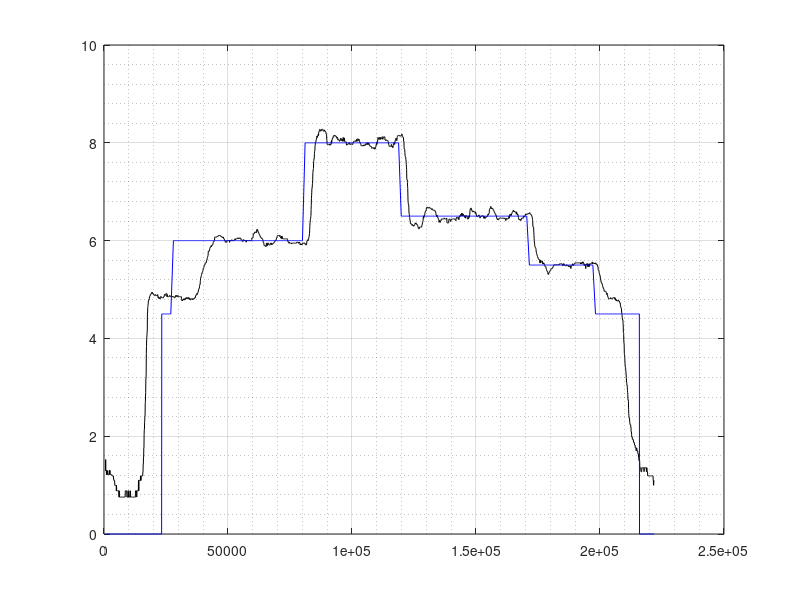

Write the MATLAB code that produced this figure.

%% CARGA DE DATOS
[ALL]=csvread('Prueba_4.csv'); %%valor de muestras
[A]=ALL(:,2); %temp
[B]=ALL(:,3); %hum1
[C]=ALL(:,4); %hum
[D]=ALL(:,5); %pres
[E]=ALL(:,6); %densidad
[F]=ALL(:,7); %lec DdP (V)  
[G]=ALL(:,8); %DdP (P)
[H]=ALL(:,9); %DdP c/filtro  
[I]=ALL(:,10); %v s/filtro
[J]=ALL(:,11); %v c/filtro
[K]=ALL(:,12); %tiempo
[L]=ALL(:,13);  %pwm             
[M]=ALL(:,14);  %control
[T]=ALL(:,15); %v ref
[O]=ALL(:,16); %error


figure(1)
plot(K,J,'k',K,T,'b');%v c/f. + v ref

grid on
grid minor
